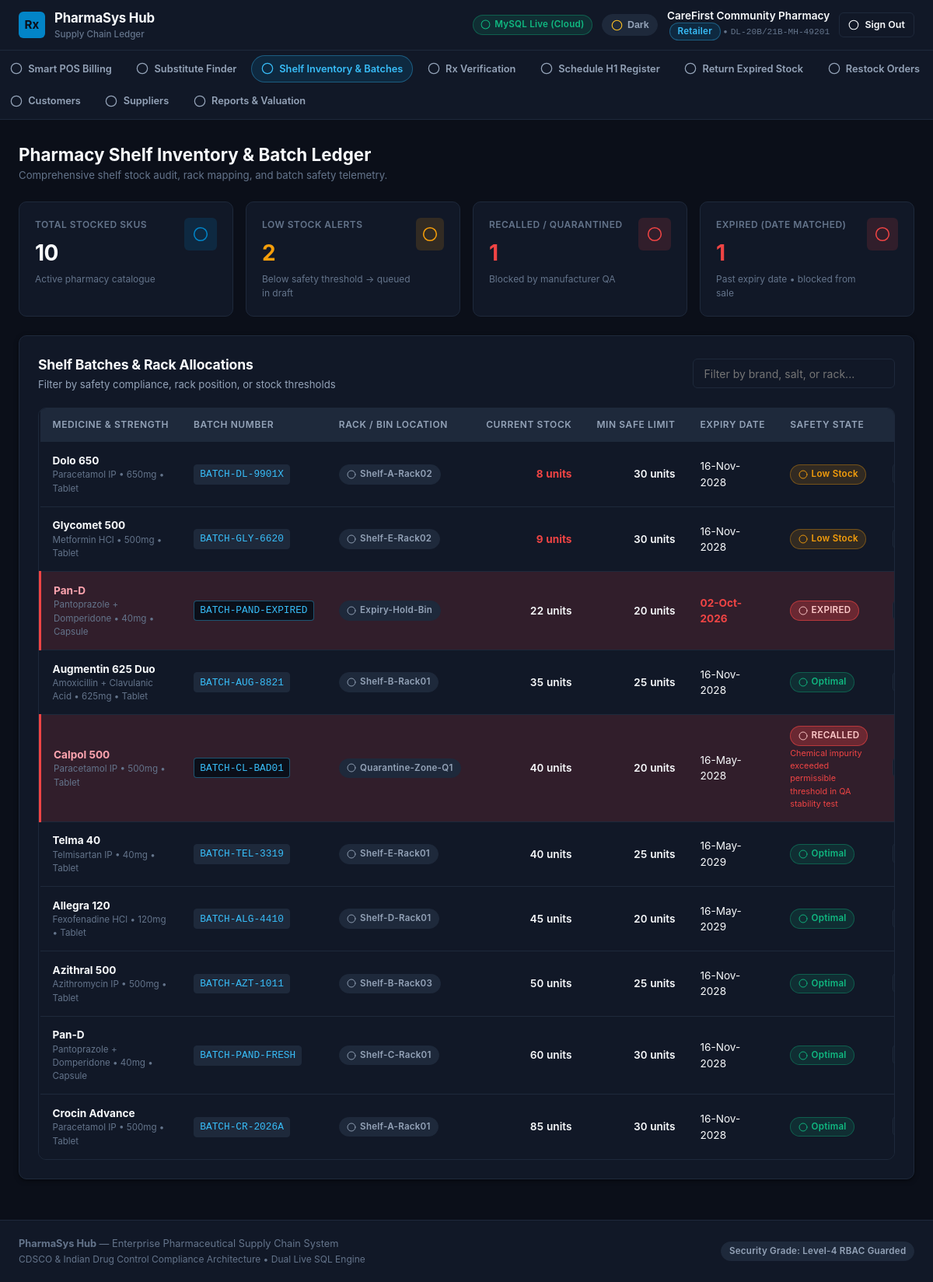
Page /retailer_inventory.php (signed in) on the committed database.
### tables this page shows
CREATE TABLE `inventory` (
  `id` INT AUTO_INCREMENT PRIMARY KEY,
  `user_id` INT NOT NULL,
  `batch_id` INT NOT NULL,
  `quantity` INT NOT NULL DEFAULT 0,
  `warehouse_rack_location` VARCHAR(80) DEFAULT 'Shelf-A1',
  `min_threshold` INT NOT NULL DEFAULT 30,
  `last_updated` TIMESTAMP DEFAULT CURRENT_TIMESTAMP ON UPDATE CURRENT_TIMESTAMP,
  FOREIGN KEY (`user_id`) REFERENCES `users`(`id`) ON DELETE CASCADE,
  FOREIGN KEY (`batch_id`) REFERENCES `batches`(`id`) ON DELETE CASCADE
);

CREATE TABLE `medicine_master` (
  `id` INT AUTO_INCREMENT PRIMARY KEY,
  `brand_name` VARCHAR(150) NOT NULL,
  `generic_name` VARCHAR(150) NOT NULL,
  `salt_composition` VARCHAR(255) NOT NULL,
  `strength_mg` INT NOT NULL,
  `dosage_form` ENUM('Tablet', 'Capsule', 'Syrup', 'Injection', 'Ointment') NOT NULL DEFAULT 'Tablet',
  `category` VARCHAR(100) NOT NULL,
  `schedule_type` VARCHAR(50) NOT NULL DEFAULT 'General OTC',
  `price_mrp` DECIMAL(10,2) NOT NULL,
  `created_at` TIMESTAMP DEFAULT CURRENT_TIMESTAMP
);

CREATE TABLE `batches` (
  `id` INT AUTO_INCREMENT PRIMARY KEY,
  `medicine_id` INT NOT NULL,
  `manufacturer_id` INT NOT NULL DEFAULT 1,
  `batch_number` VARCHAR(50) NOT NULL UNIQUE,
  `mfg_date` DATE NOT NULL,
  `expiry_date` DATE NOT NULL,
  `initial_quantity` INT NOT NULL,
  `current_quantity` INT NOT NULL,
  `mrp_unit` DECIMAL(10,2) NOT NULL,
  `distributor_price` DECIMAL(10,2) NOT NULL,
  `is_recalled` TINYINT(1) NOT NULL DEFAULT 0,
  `recall_reason` VARCHAR(255) DEFAULT NULL,
  `is_expired` TINYINT(1) NOT NULL DEFAULT 0,
  `created_at` TIMESTAMP DEFAULT CURRENT_TIMESTAMP,
  FOREIGN KEY (`medicine_id`) REFERENCES `medicine_master`(`id`) ON DELETE CASCADE
);

### retailer_inventory.php (the view, shortened to what this page needs)
<?php
$pdo = Database::getConnection();
$stmt = $pdo->prepare("
    SELECT inv.*, b.batch_number, b.mfg_date, b.expiry_date, b.mrp_unit, b.distributor_price, b.is_recalled, b.recall_reason, b.is_expired,
           m.brand_name, m.generic_name, m.salt_composition, m.strength_mg, m.dosage_form, m.category, m.schedule_type
    FROM inventory inv
    JOIN batches b ON inv.batch_id = b.id
    JOIN medicine_master m ON b.medicine_id = m.id
    WHERE inv.user_id = :uid
    ORDER BY inv.quantity ASC
");
$stmt->execute([':uid' => $_SESSION['user_id']]);
$items = $stmt->fetchAll();
$totalItems = count($items);
$lowStockCount = 0;
$recalledCount = 0;
$expiredCount = 0;
$now = time();
foreach ($items as $item) {
    if ((int)$item['quantity'] <= (int)$item['min_threshold']) $lowStockCount++;
    if ((int)$item['is_recalled'] === 1) $recalledCount++;
    if ((int)$item['is_expired'] === 1 || strtotime($item['expiry_date']) < $now) $expiredCount++;
}
require_once __DIR__ . '/includes/header.php';
?>
<div class="container">
  <div style="margin-bottom: 1.5rem;">
    <h2 style="font-size: 1.4rem; font-weight: 700;">Pharmacy Shelf Inventory &amp; Batch Ledger</h2>
    <p style="font-size: 0.825rem; color: var(--text-subtle);">
      Comprehensive shelf stock audit, rack mapping, and batch safety telemetry.
    </p>
  </div>
  <div class="stats-grid">
    <div class="stat-box">
      <div>
        <div class="stat-label">Total Stocked SKUs</div>
        <div class="stat-value"><?= $totalItems ?></div>
        <div class="stat-subtext">Active pharmacy catalogue</div>
      </div>
      <div class="stat-icon-wrapper stat-icon-blue"><?= icon('boxes', 20) ?></div>
    </div>
    <div class="stat-box">
      <div>
        <div class="stat-label">Low Stock Alerts</div>
        <div class="stat-value" style="color: var(--color-warning);"><?= $lowStockCount ?></div>
        <div class="stat-subtext">Below safety threshold &rarr; queued in draft</div>
      </div>
      <div class="stat-icon-wrapper stat-icon-amber"><?= icon('alert-triangle', 20) ?></div>
    </div>
    <div class="stat-box">
      <div>
        <div class="stat-label">Recalled / Quarantined</div>
        <div class="stat-value" style="color: var(--color-danger);"><?= $recalledCount ?></div>
        <div class="stat-subtext">Blocked by manufacturer QA</div>
      </div>
      <div class="stat-icon-wrapper stat-icon-red"><?= icon('shield-alert', 20) ?></div>
    </div>
    <div class="stat-box">
      <div>
        <div class="stat-label">Expired (Date Matched)</div>
        <div class="stat-value" style="color: var(--color-danger);"><?= $expiredCount ?></div>
        <div class="stat-subtext">Past expiry date &bull; blocked from sale</div>
      </div>
      <div class="stat-icon-wrapper stat-icon-red"><?= icon('clock', 20) ?></div>
    </div>
  </div>
  <div class="card">
    <div class="card-header">
      <div>
        <h3 class="card-title">Shelf Batches &amp; Rack Allocations</h3>
        <p class="card-description">Filter by safety compliance, rack position, or stock thresholds</p>
      </div>
      <div style="display: flex; gap: 0.5rem; align-items: center;">
        <input type="text" id="inventory-search" class="form-control" style="width: 260px;" placeholder="Filter by brand, salt, or rack..." oninput="filterInventory(this.value)">
      </div>
    </div>
    <div class="table-wrapper">
      <table class="data-table" id="inventory-table">
        <thead>
          <tr>
            <th>Medicine &amp; Strength</th>
            <th>Batch Number</th>
            <th>Rack / Bin Location</th>
            <th style="text-align: right;">Current Stock</th>
            <th style="text-align: right;">Min Safe Limit</th>
            <th>Expiry Date</th>
            <th>Safety State</th>
            <th style="text-align: right;">Rack Location Action</th>
          </tr>
        </thead>
        <tbody>
          <?php foreach ($items as $item): ?>
            <?php
              $isExpired = (int)$item['is_expired'] === 1 || strtotime($item['expiry_date']) < $now;
              $isRecalled = (int)$item['is_recalled'] === 1;
              $isLow = (int)$item['quantity'] <= (int)$item['min_threshold'];
            ?>
            <tr class="inv-row <?= ($isExpired || $isRecalled) ? 'unsafe-row' : '' ?>" data-search="<?= strtolower($item['brand_name'] . ' ' . $item['salt_composition'] . ' ' . $item['batch_number'] . ' ' . $item['warehouse_rack_location']) ?>">
              <td>
                <strong><?= htmlspecialchars($item['brand_name']) ?></strong>
                <div style="font-size: 0.725rem; color: var(--text-subtle);">
                  <?= htmlspecialchars($item['salt_composition']) ?> &bull; <?= $item['strength_mg'] ?>mg &bull; <?= htmlspecialchars($item['dosage_form']) ?>
                </div>
              </td>
              <td>
                <code style="font-family: var(--font-mono); font-size: 0.8rem;"><?= htmlspecialchars($item['batch_number']) ?></code>
              </td>
              <td>
                <span class="badge badge-neutral"><?= icon('map-pin', 12) ?> <?= htmlspecialchars($item['warehouse_rack_location']) ?></span>
              </td>
              <td class="num-cell" style="<?= $isLow ? 'color: var(--color-danger); font-weight: 700;' : '' ?>">
                <?= $item['quantity'] ?> units
              </td>
              <td class="num-cell"><?= $item['min_threshold'] ?> units</td>
              <td>
                <span style="<?= $isExpired ? 'color: var(--color-danger); font-weight: 700;' : '' ?>">
                  <?= date('d-M-Y', strtotime($item['expiry_date'])) ?>
                </span>
              </td>
              <td>
                <?php if ($isRecalled): ?>
                  <span class="badge badge-danger"><?= icon('shield-alert', 12) ?> RECALLED</span>
                  <?php if ($item['recall_reason']): ?>
                    <div style="font-size: 0.675rem; color: var(--color-danger); max-width: 160px; margin-top: 0.15rem;">
                      <?= htmlspecialchars($item['recall_reason']) ?>
                    </div>
                  <?php endif; ?>
                <?php elseif ($isExpired): ?>
                  <span class="badge badge-danger"><?= icon('alert-triangle', 12) ?> EXPIRED</span>
                <?php elseif ($isLow): ?>
                  <span class="badge badge-warning"><?= icon('refresh', 12) ?> Low Stock</span>
                <?php else: ?>
                  <span class="badge badge-success"><?= icon('check', 12) ?> Optimal</span>
                <?php endif; ?>
              </td>
              <td style="text-align: right; white-space: nowrap;">
                <button type="button" class="btn btn-outline btn-sm" onclick="openAdjustModal(<?= $item['id'] ?>, '<?= htmlspecialchars(addslashes($item['brand_name'])) ?>', '<?= htmlspecialchars(addslashes($item['batch_number'])) ?>', <?= (int)$item['quantity'] ?>)" title="Stock Adjustment (Damage / Count / Audit)">
                </button>
              </td>
            </tr>
          <?php endforeach; ?>
        </tbody>
      </table>
    </div>
  </div>
</div>
<?php require_once __DIR__ . '/includes/footer.php'; ?>

### includes/icons.php (shortened to what this page needs)
<?php
function icon(string $name, int $size = 18, string $className = ''): string {
    $classAttr = $className ? ' class="' . htmlspecialchars($className) . '"' : '';
    $style = sprintf('width: %dpx; height: %dpx; min-width: %dpx; vertical-align: middle;', $size, $size, $size);
    $path = $icons[$name] ?? '<circle cx="12" cy="12" r="10"></circle>';
    return sprintf(
        '<svg xmlns="http://www.w3.org/2000/svg" width="%d" height="%d" viewBox="0 0 24 24" fill="none" stroke="currentColor" stroke-width="1.85" stroke-linecap="round" stroke-linejoin="round" style="%s"%s>%s</svg>',
        $size, $size, $style, $classAttr, $path
    );
}

### rows in the picture
inventory: medicine_master.brand_name "Dolo 650", medicine_master.salt_composition "Paracetamol IP", medicine_master.strength_mg "650", medicine_master.dosage_form "Tablet", batch.batch_number "BATCH-DL-9901X", warehouse_rack_location "Shelf-A-Rack02", quantity "8", min_threshold "30", batch.expiry_date "16-Nov-2028"
inventory: medicine_master.brand_name "Glycomet 500", medicine_master.salt_composition "Metformin HCl", medicine_master.strength_mg "500", medicine_master.dosage_form "Tablet", batch.batch_number "BATCH-GLY-6620", warehouse_rack_location "Shelf-E-Rack02", quantity "9", min_threshold "30", batch.expiry_date "16-Nov-2028"
inventory: medicine_master.brand_name "Pan-D", medicine_master.salt_composition "Pantoprazole + Domperidone", medicine_master.strength_mg "40", medicine_master.dosage_form "Capsule", batch.batch_number "BATCH-PAND-EXPIRED", warehouse_rack_location "Expiry-Hold-Bin", quantity "22", min_threshold "20", batch.expiry_date "02-Oct-2026"
inventory: medicine_master.brand_name "Augmentin 625 Duo", medicine_master.salt_composition "Amoxicillin + Clavulanic Acid", medicine_master.strength_mg "625", medicine_master.dosage_form "Tablet", batch.batch_number "BATCH-AUG-8821", warehouse_rack_location "Shelf-B-Rack01", quantity "35", min_threshold "25", batch.expiry_date "16-Nov-2028"
inventory: medicine_master.brand_name "Calpol 500", medicine_master.salt_composition "Paracetamol IP", medicine_master.strength_mg "500", medicine_master.dosage_form "Tablet", batch.batch_number "BATCH-CL-BAD01", warehouse_rack_location "Quarantine-Zone-Q1", quantity "40", min_threshold "20", batch.expiry_date "16-May-2028", batch.recall_reason "Chemical impurity exceeded permissible threshold in QA stability test"
inventory: medicine_master.brand_name "Telma 40", medicine_master.salt_composition "Telmisartan IP", medicine_master.strength_mg "40", medicine_master.dosage_form "Tablet", batch.batch_number "BATCH-TEL-3319", warehouse_rack_location "Shelf-E-Rack01", quantity "40", min_threshold "25", batch.expiry_date "16-May-2029"
inventory: medicine_master.brand_name "Allegra 120", medicine_master.salt_composition "Fexofenadine HCl", medicine_master.strength_mg "120", medicine_master.dosage_form "Tablet", batch.batch_number "BATCH-ALG-4410", warehouse_rack_location "Shelf-D-Rack01", quantity "45", min_threshold "20", batch.expiry_date "16-May-2029"
inventory: medicine_master.brand_name "Azithral 500", medicine_master.salt_composition "Azithromycin IP", medicine_master.strength_mg "500", medicine_master.dosage_form "Tablet", batch.batch_number "BATCH-AZT-1011", warehouse_rack_location "Shelf-B-Rack03", quantity "50", min_threshold "25", batch.expiry_date "16-Nov-2028"
inventory: medicine_master.brand_name "Pan-D", medicine_master.salt_composition "Pantoprazole + Domperidone", medicine_master.strength_mg "40", medicine_master.dosage_form "Capsule", batch.batch_number "BATCH-PAND-FRESH", warehouse_rack_location "Shelf-C-Rack01", quantity "60", min_threshold "30", batch.expiry_date "16-Nov-2028"
inventory: medicine_master.brand_name "Crocin Advance", medicine_master.salt_composition "Paracetamol IP", medicine_master.strength_mg "500", medicine_master.dosage_form "Tablet", batch.batch_number "BATCH-CR-2026A", warehouse_rack_location "Shelf-A-Rack01", quantity "85", min_threshold "30", batch.expiry_date "16-Nov-2028"

### other values in the picture
$dbStatus "MySQL Live (Cloud)"
$user['name'] "CareFirst Community Pharmacy"
$user['role'] "Retailer"
$user['license_no'] "DL-20B/21B-MH-49201"
$totalItems "10"
$lowStockCount "2"
$recalledCount "1"
$expiredCount "1"
